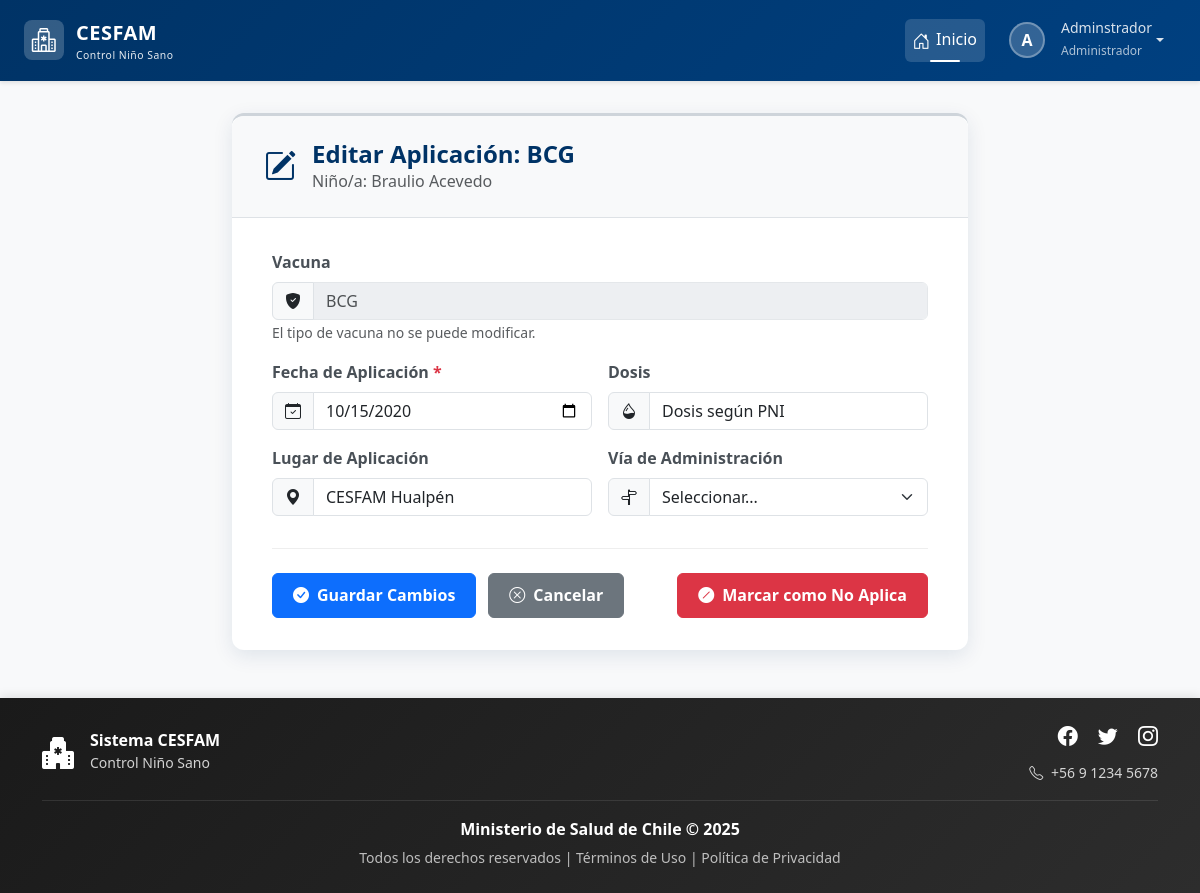
The app's page /vacunas/editar/305/ (signed in) with its own data.
### login/models.py (models this page shows, shortened)
class Usuario(AbstractBaseUser, PermissionsMixin):
    rut = models.CharField(max_length=10, unique=True)
    nombre_completo = models.CharField(max_length=200)
    email = models.EmailField(unique=True)
    rol = models.ForeignKey(Rol, on_delete=models.PROTECT)
    clave_temporal = models.BooleanField(default=False)
    nombre_completo_norm = models.CharField(
        max_length=200,
        editable=False,
        db_index=True
    )
    activo = models.BooleanField(default=True)
    is_staff = models.BooleanField(default=False) # Necesario para el admin de Django
    fecha_creacion = models.DateTimeField(default=timezone.now)
    objects = UsuarioManager()
    USERNAME_FIELD = 'rut'
    REQUIRED_FIELDS = ['nombre_completo', 'email']

class Rol(models.Model):
    id = models.AutoField(primary_key=True)
    nombre_rol = models.CharField(max_length=30, unique=True)
    descripcion = models.CharField(max_length=200)

### control/models.py (models this page shows, shortened)
class VacunaAplicada(models.Model):
    VIA_CHOICES = [
        ('I.D', 'Intradérmica'),
        ('I.M', 'Intramuscular'),
        ('S.C', 'Subcutánea'),
        ('V.O', 'Vía Oral'),
        ('N/A', 'No Aplica'),
    ]
    id = models.AutoField(primary_key=True, db_column='vacuna_aplicada_id')
    nino = models.ForeignKey(Nino, on_delete=models.CASCADE, db_column='rut_nino', related_name='vacunas_aplicadas')
    vacuna = models.ForeignKey(Vacuna, on_delete=models.PROTECT)
    fecha_programada = models.DateField()
    fecha_aplicacion = models.DateField(null=True, blank=True)
    deshabilitado = models.BooleanField(default=False, help_text="Marcar si esta vacuna no aplica o no se realizó.")
    history = HistoricalRecords()
    dosis = models.CharField(max_length=50, null=True, blank=True)
    lugar = models.CharField(max_length=100, null=True, blank=True)
    profesional = models.ForeignKey('login.Profesional', on_delete=models.SET_NULL, null=True, blank=True)
    negacion = models.BooleanField(default=False)
    via = models.CharField(max_length=10, choices=VIA_CHOICES, null=True, blank=True)
    fecha_inoculacion = models.DateField(null=True, blank=True)

class Vacuna(models.Model):
    id = models.AutoField(primary_key=True, db_column='vacuna_id')
    nom_vacuna = models.CharField(max_length=200)
    descripcion = models.CharField(max_length=200, blank=True, null=True)
    meses_programada = models.IntegerField(null=True, blank=True)
    history = HistoricalRecords()

class Nino(models.Model):
    ESTADO_SEGUIMIENTO_CHOICES = [
        ('ACTIVO', 'Seguimiento Activo'),
        ('COMPLETADO', 'Programa Completado'),
        ('TRASLADADO', 'Trasladado/Inactivo'),
        ('FALLECIDO', 'Fallecido'),
        ('OTRO', 'Otro'),
    ]
    SEXO_CHOICES = [
        ('Masculino', 'Masculino'),
        ('Femenino', 'Femenino')
    ]
    rut_nino = models.CharField(max_length=10, primary_key=True)
    nombre = models.CharField(max_length=50)
    ap_paterno = models.CharField(max_length=30)
    ap_materno = models.CharField(max_length=30, blank=True, null=True)
    fecha_nacimiento = models.DateField()
    sexo = models.CharField(max_length=20, choices=SEXO_CHOICES)
    direccion = models.CharField(max_length=200)
    fecha_registro = models.DateTimeField(auto_now_add=True)
    comuna = models.ForeignKey(Comuna, on_delete=models.PROTECT)
    estado_seguimiento = models.CharField(
        max_length=20,
        choices=ESTADO_SEGUIMIENTO_CHOICES,
        default='ACTIVO',
        verbose_name="Estado del Seguimiento"
    )
    sector = models.CharField(
        max_length=50,
        blank=True, # Lo hacemos opcional por si no se conoce al principio
        null=True,
        verbose_name="Sector Asignado"
    )
    fecha_fallecimiento = models.DateField(
        null=True,
        blank=True,
        verbose_name="Fecha de Fallecimiento"
    )
    nombre_norm = models.CharField(
        max_length=50,
        editable=False,     # No se muestra en formularios/admin
        db_index=True       # Indexado para búsquedas rápidas
    )
    ap_paterno_norm = models.CharField(
        max_length=30,
        editable=False,
        db_index=True
    )
    ap_materno_norm = models.CharField(
        max_length=30,
        blank=True,
        null=True,
        editable=False,
        db_index=True
    )
    history = HistoricalRecords()

### control/views.py (the view, shortened to what this page needs)
# urls.py: path('vacunas/editar/<int:vacuna_aplicada_id>/', views.editar_vacuna, name='editar_vacuna'),
@login_required
@rol_requerido(['Administrador', 'Profesional'])
def editar_vacuna(request, vacuna_aplicada_id):
    vacuna_aplicada = get_object_or_404(VacunaAplicada, pk=vacuna_aplicada_id)
    nino = vacuna_aplicada.nino
    contexto = {
        'vacuna_aplicada': vacuna_aplicada,
        'nino': nino,
        'via_choices': VacunaAplicada.VIA_CHOICES,
    }
    return render(request, 'control/vacuna/editar_vacuna.html', contexto)

### control/templates/control/vacuna/editar_vacuna.html (shortened to what this page needs)
{% extends 'base.html' %}
{% load static %}
{% block extra_css %}
    <link rel="stylesheet" href="{% static 'css/estiloformularios.css' %}">
{% endblock %}
{% block content %}
<div class="container">
    <div class="row justify-content-center">
        <div class="col-lg-10 col-xl-8">
            <div class="card form-card">
                <div class="form-header">
                    <div class="form-icon">
                        <i class="bi bi-pencil-square"></i>
                    </div>
                    <div>
                        <h2>Editar Aplicación: {{ vacuna_aplicada.vacuna.nom_vacuna }}</h2>
                        <p class="mb-0 text-muted">Niño/a: {{ nino.nombre }} {{ nino.ap_paterno }}</p>
                    </div>
                </div>
                <div class="form-body">
                    <form method="post">
                        <div class="mb-3 animate-form-element" style="animation-delay: 0.1s;">
                            <label class="form-label">Vacuna</label>
                            <div class="input-group">
                                <span class="input-group-text"><i class="bi bi-shield-fill-check"></i></span>
                                <input type="text" class="form-control" value="{{ vacuna_aplicada.vacuna.nom_vacuna }}" disabled>
                            </div>
                            <small class="form-text text-muted">El tipo de vacuna no se puede modificar.</small>
                        </div>
                        <div class="row g-3 mb-3">
                            <div class="col-md-6 animate-form-element" style="animation-delay: 0.2s;">
                                <label for="fecha_aplicacion" class="form-label form-label-required">Fecha de Aplicación</label>
                                <div class="input-group">
                                    <span class="input-group-text"><i class="bi bi-calendar-check"></i></span>
                                    <input type="date" class="form-control" id="fecha_aplicacion" name="fecha_aplicacion" value="{{ vacuna_aplicada.fecha_aplicacion|date:'Y-m-d' }}" required>
                                </div>
                            </div>
                            <div class="col-md-6 animate-form-element" style="animation-delay: 0.3s;">
                                <label for="dosis" class="form-label">Dosis</label>
                                <div class="input-group">
                                    <span class="input-group-text"><i class="bi bi-droplet-half"></i></span>
                                    <input type="text" class="form-control" id="dosis" name="dosis" value="{{ vacuna_aplicada.dosis|default:'' }}" placeholder="Ej: 1ra, Refuerzo">
                                </div>
                            </div>
                        </div>
                        <div class="row g-3 mb-4">
                            <div class="col-md-6 animate-form-element" style="animation-delay: 0.4s;">
                                <label for="lugar" class="form-label">Lugar de Aplicación</label>
                                <div class="input-group">
                                    <span class="input-group-text"><i class="bi bi-geo-alt-fill"></i></span>
                                    <input type="text" class="form-control" id="lugar" name="lugar" value="{{ vacuna_aplicada.lugar|default:'CESFAM Hualpén' }}" placeholder="Centro de salud">
                                </div>
                            </div>
                            <div class="col-md-6 animate-form-element" style="animation-delay: 0.5s;">
                                <label for="via" class="form-label">Vía de Administración</label>
                                <div class="input-group">
                                    <span class="input-group-text"><i class="bi bi-signpost-split"></i></span>
                                    <select id="via" name="via" class="form-select">
                                        <option value="" {% if not vacuna_aplicada.via %}selected{% endif %} disabled>Seleccionar...</option>
                                    </select>
                                </div>
                            </div>
                        </div>
                        <div class="form-buttons animate-form-element" style="animation-delay: 0.6s;">
                            <button type="submit" class="btn btn-primary">
                                <i class="bi bi-check-circle-fill me-2"></i>Guardar Cambios
                            </button>
                            <a href="{% url 'control:detalle_nino' nino.rut_nino %}#vacunas-pane" class="btn btn-secondary">
                                <i class="bi bi-x-circle me-2"></i>Cancelar
                            </a>
                            <button type="submit" name="action" value="disable" class="btn btn-danger ms-auto"
                                    formnovalidate
                                    onclick="return confirm('¿Estás seguro de que deseas marcar esta vacuna como NO APLICABLE?');">
                                <i class="bi bi-slash-circle-fill me-2"></i>Marcar como No Aplica
                            </button>
                        </div>
                    </form>
                </div> </div> </div>
    </div>
</div>
{% endblock %}

### templates/base.html (shortened to what this page needs)
{% load static %}
<!DOCTYPE html>
<html lang="es">
<head>
    <link href="https://cdn.jsdelivr.net/npm/bootstrap@5.3.2/dist/css/bootstrap.min.css" rel="stylesheet"
>
    <link rel="stylesheet" href="https://cdn.jsdelivr.net/npm/bootstrap-icons@1.11.1/font/bootstrap-icons.css">
    <link href="https://cdn.jsdelivr.net/npm/select2@4.1.0-rc.0/dist/css/select2.min.css" rel="stylesheet" />
    <link rel="stylesheet" href="{% static 'css/estilobase.css' %}">
    {% block extra_css %}{% endblock %}
</head>
<body>
    <nav class="navbar navbar-expand-lg navbar-dark navbar-cesfam sticky-top">
        <div class="container-fluid px-4">
            <a class="navbar-brand" href="{% url 'home' %}">
                <div class="logo-icon">
                    <i class="bi bi-hospital text-white fs-4"></i>
                </div>
                <div>
                    <span>CESFAM</span>
                    <small class="d-block" style="font-size: 0.65rem; font-weight: 400; opacity: 0.9;">
                        Control Niño Sano
                    </small>
                </div>
            </a>
            <div class="collapse navbar-collapse" id="navbarNav">
                <ul class="navbar-nav ms-auto align-items-lg-center">
                    <li class="nav-item">
                        <a class="nav-link active" href="{% url 'home' %}">
                            <i class="bi bi-house-door"></i>Inicio
                        </a>
                    </li>
                    {% if request.user.is_authenticated %}
                    <li class="nav-item dropdown ms-lg-2">
                        <a class="nav-link dropdown-toggle d-flex align-items-center" href="#"
                           id="userDropdown" role="button" data-bs-toggle="dropdown" aria-expanded="false">
                            <div class="user-avatar">
                                {{ request.user.nombre_completo|first|upper }}
                            </div>
                            <div class="d-none d-lg-block text-start ms-2">
                                <small class="d-block" style="line-height: 1.2;">
                                    {{ request.user.nombre_completo|truncatewords:2 }}
                                </small>
                                <small style="font-size: 0.75rem; opacity: 0.8;">
                                    {{ request.user.rol.nombre_rol }}
                                </small>
                            </div>
                        </a>
                    </li>
                    {% else %}
                    <li class="nav-item ms-lg-2">
                        <a class="btn btn-light btn-sm" href="{% url 'login' %}">
                            <i class="bi bi-box-arrow-in-right me-1"></i>Iniciar Sesión
                        </a>
                    </li>
                    {% endif %}
                </ul>
            </div>
        </div>
    </nav>
    <main class="main-container container-fluid px-4">
        {% block content %}
        {% endblock %}
    </main>
    <footer class="footer-cesfam text-white py-4 mt-auto">
        <div class="container">
            <div class="row align-items-center">
                <div class="col-md-4 text-center text-md-start mb-3 mb-md-0">
                    <div class="d-flex align-items-center justify-content-center justify-content-md-start">
                        <i class="bi bi-hospital-fill fs-2 me-3"></i>
                        <div>
                            <h6 class="mb-0 fw-bold">Sistema CESFAM</h6>
                            <small style="opacity: 0.8;">Control Niño Sano</small>
                        </div>
                    </div>
                </div>
                <div class="col-md-4 text-center text-md-end">
                    <div class="social-links mb-2">
                        <a href="#" class="text-white text-decoration-none me-3" aria-label="Facebook">
                            <i class="bi bi-facebook fs-5"></i>
                        </a>
                        <a href="#" class="text-white text-decoration-none me-3" aria-label="Twitter">
                            <i class="bi bi-twitter fs-5"></i>
                        </a>
                        <a href="#" class="text-white text-decoration-none" aria-label="Instagram">
                            <i class="bi bi-instagram fs-5"></i>
                        </a>
                    </div>
                    <small style="opacity: 0.8;">
                        <i class="bi bi-telephone me-1"></i> +56 9 1234 5678
                    </small>
                </div>
            </div>
            <div class="footer-divider my-3"></div>
            <div class="row">
                <div class="col-12 text-center">
                    <p class="mb-1">
                        <strong>Ministerio de Salud de Chile &copy; {% now "Y" %}</strong>
                    </p>
                    <small style="opacity: 0.7;">
                        Todos los derechos reservados |
                        <a href="#" class="text-white text-decoration-none">Términos de Uso</a> |
                        <a href="#" class="text-white text-decoration-none">Política de Privacidad</a>
                    </small>
                </div>
            </div>
        </div>
    </footer>
</body>
</html>

### records on screen
Usuario: user.nombre_completo|first "A", user.nombre_completo "Adminstrador", user.rol.nombre_rol "Administrador"
VacunaAplicada: vacuna.nom_vacuna "BCG", fecha_aplicacion "10/15/2020", dosis "Dosis según PNI", lugar "CESFAM Hualpén", via "Seleccionar..."
Nino: nombre "Braulio", ap_paterno "Acevedo"
